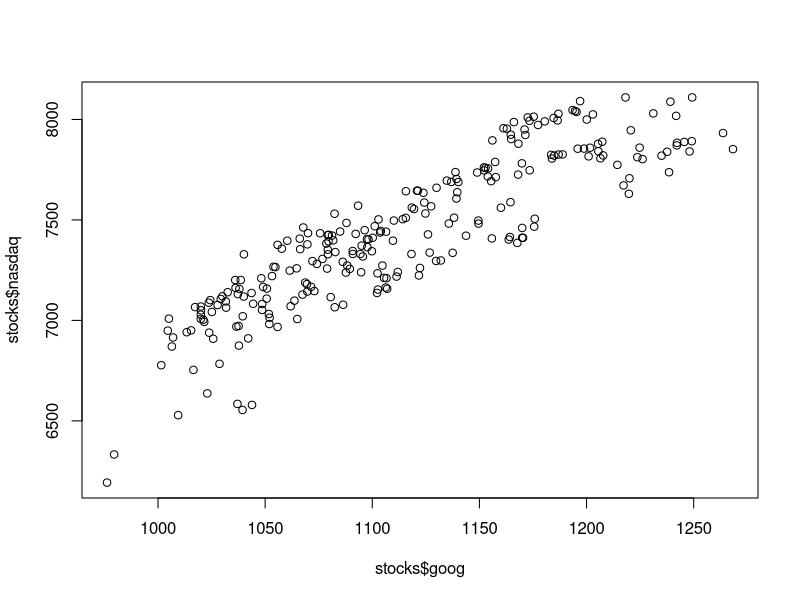
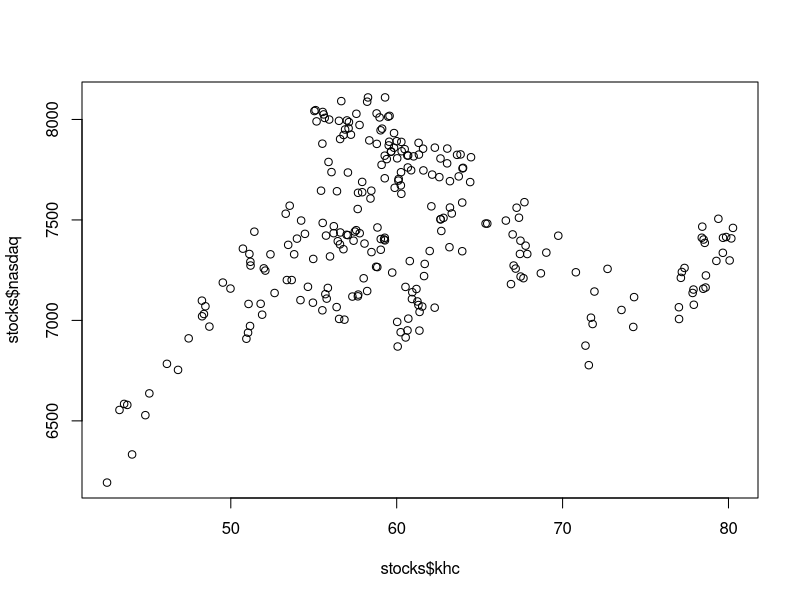

Source code (R) for these figures, in order:
## libs
library(stringr)
library(ggplot2)
library(dplyr)

## stock prices
stocks = read.csv(file = 'data/stocks/stockprices.csv', header = T, stringsAsFactors = F)
stocks$date = as.Date(stocks$date, format = "%Y-%m-%d")
str(stocks)

## tendencia central y dispersión sobre nasdaq
summary(stocks$nasdaq)
var(stocks$nasdaq)
sd(stocks$nasdaq)

## correlaciones entre stocks y nasdaq

## low r
cor(stocks$aaba, stocks$nasdaq)
cor(stocks$aal, stocks$nasdaq)
cor(stocks$bidu, stocks$nasdaq)
cor(stocks$intc, stocks$nasdaq)

## low positive r
cor(stocks$fox, stocks$nasdaq)
cor(stocks$fb, stocks$nasdaq)

## positive r
cor(stocks$aapl, stocks$nasdaq)
cor(stocks$adbe, stocks$nasdaq)
cor(stocks$atvi, stocks$nasdaq)
cor(stocks$msft, stocks$nasdaq)
cor(stocks$nflx, stocks$nasdaq)

## high positive r
cor(stocks$amzn, stocks$nasdaq)
cor(stocks$fox, stocks$foxa)

## correlation matrix
corMatrix = cor(stocks[2:31])
corM05 = subset(corMatrix, corMatrix[, "nasdaq"] >= 0.5 & corMatrix[, "nasdaq"] < 1)
corM05[,"nasdaq"]

## scatter plots 
plot(x = stocks$goog, y = stocks$nasdaq)
plot(x = stocks$khc, y = stocks$nasdaq)

## linear model - regresión lineal
m1 = lm(nasdaq ~ amzn, data = stocks)
m2 = lm(nasdaq ~ goog, data = stocks)
m3 = lm(nasdaq ~ amzn + goog, data = stocks)
summary(m1)
summary(m2)
summary(m3)

summary(lm(nasdaq ~ amzn + goog + aapl, data = stocks))

summary(lm(nasdaq ~ khc, data = stocks))
